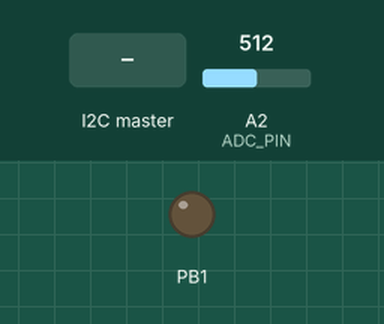
Recording of a sketch running on a simulated ATtiny85, built for the host (arithmetic inside an expression is 32-bit, double 64-bit). On the bench: output pins drawn as LEDs (lit = HIGH). The inputs (shaded band) are chosen by the test bench; at power-on: A2 (ADC_PIN) = 512.

Above: at 1.2 s.
1.3 s: the I2C master sends the byte 1
At 2.3 s:
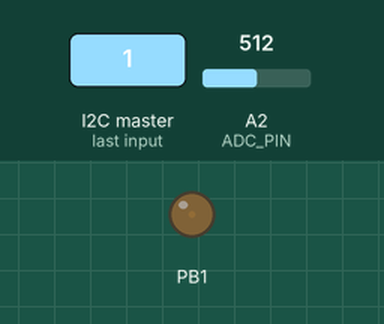
2.8 s: the I2C master sends the byte 90
At 3.5 s:
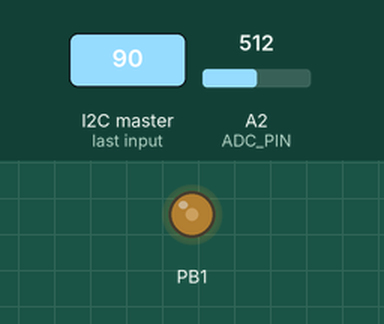
4.3 s: the I2C master sends the byte 200
At 4.6 s:
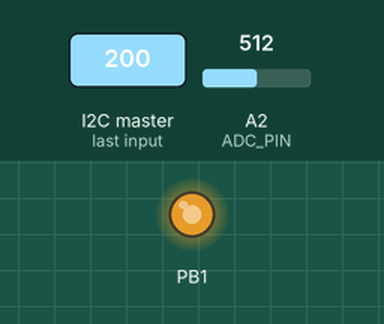
Timing chart, 0 to 7.3 s (numbered marks = the images above; inputs shaded):
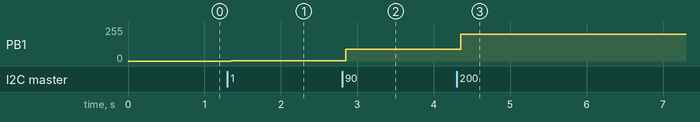

The sketch:

i2c-attiny-peripheral.ino
```cpp
#include <Arduino.h>
#include <Wire.h>

// Use port/pin references (as recommened for ATTinyCore 1.4.0+)
#define OUT_PIN PIN_PB1
#define ADC_PIN	A2

// The address of this device on the I2C bus
const int address = 0x15;

volatile word readValue = 0;
// PWM value
volatile word writeValue = 0;

void setup() {
	Wire.begin(address);
	Wire.onRequest(wireRequest);
	Wire.onReceive(wireReceive);
	pinMode(OUT_PIN, OUTPUT);
}

void loop() {
	readValue = analogRead(ADC_PIN);
	analogWrite(OUT_PIN, writeValue);
}

// Send two bytes on the I2C interface
void wireRequest() {
	byte data[] = {highByte(readValue), lowByte(readValue)};
	Wire.write(data,2);
}

// Read a byte from the I2C bus and store it to be written to
// a PWM pin
void wireReceive(int numberOfBytesIn) {
	while(Wire.available()) {
		byte c = Wire.read();
		writeValue = word(c);
	}
}
```

Measured:
- after the input at 1.3 s, PB1: 0/255 → 1/255 after 0.05 s
- after the input at 2.8 s, PB1: 1/255 → 90/255 after 0.05 s
- after the input at 4.3 s, PB1: 90/255 → 200/255 after 0.05 s
